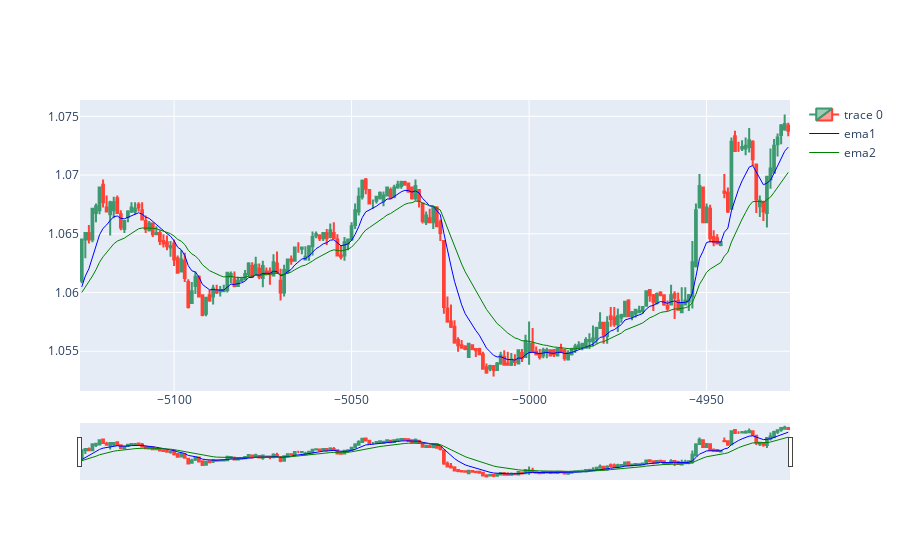

Notebook source saved alongside this figure:
### Code cell
plotter.plot()

### Figure 1 — Plotly figure (JSON) as saved in the notebook; plotly's stock layout.template omitted (floating-point values rounded to 4 significant figures; data arrays with more than 128 entries replaced by an {"elided": "..."} marker saying what was removed)
{"data": [{"close": {"elided": "200 float values"}, "customdata": {"elided": "200 str values"}, "high": {"elided": "200 float values"}, "hoverinfo": "text", "low": {"elided": "200 float values"}, "open": {"elided": "200 float values"}, "text": "At: %{customdata}", "type": "candlestick", "x": {"elided": "200 int values"}}, {"line": {"color": "blue", "width": 1}, "meta": {"elided": "200 str values"}, "name": "ema1", "type": "scatter", "x": {"elided": "200 int values"}, "y": {"elided": "200 float values"}}, {"line": {"color": "green", "width": 1}, "meta": {"elided": "200 str values"}, "name": "ema2", "type": "scatter", "x": {"elided": "200 int values"}, "y": {"elided": "200 float values"}}], "layout": {}}
